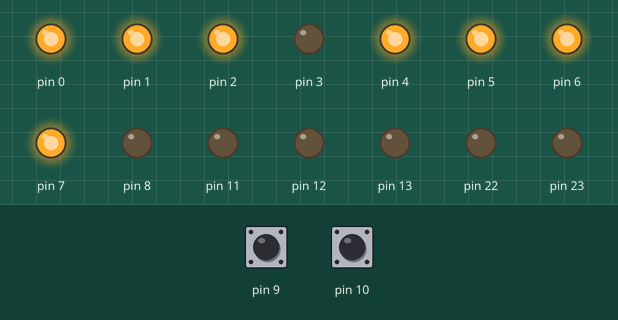
Simulated run of this sketch. Board: Arduino Uno, built with avr-gcc and run on an emulated ATmega328P. Parts: output pins drawn as LEDs (lit = HIGH). The test bench sets the inputs (shaded band); at power-on: pin 9 HIGH, pin 10 HIGH.

Above: at 1.2 s.
1.3 s: pin 9 pulled LOW for 0.15 s
At 2.8 s:
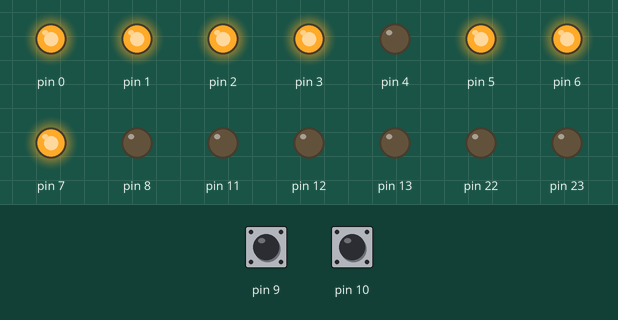
At 3.8 s:
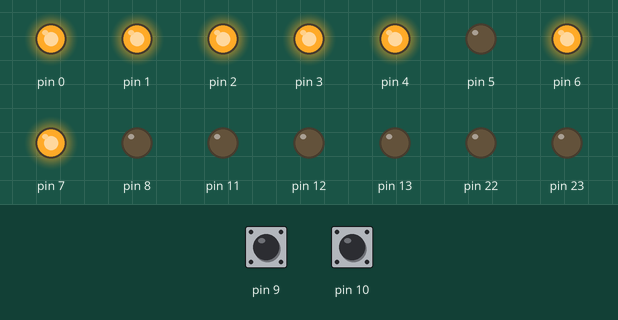
Timing chart, 0 to 16.4 s (numbered marks = the images above; inputs shaded):
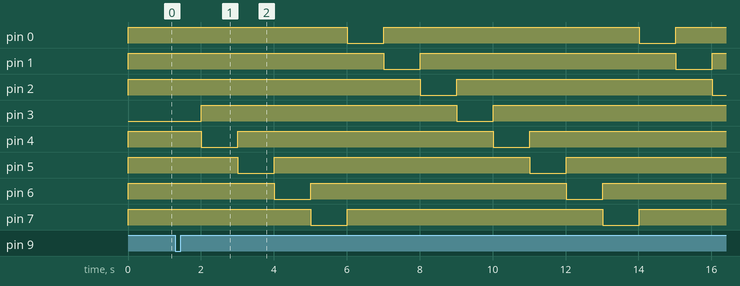

The sketch:

0602_Port_IO_Basic05.ino
```cpp
unsigned char num;
char state;
void setup() {
  // put your setup code here, to run once:
  DDRD = 0xFF;
  DDRB = 0xF9;
  // 2, 3번 비트에 0을 주어 PORTB1, 2를 입력으로 설정한다.
  PORTB = 0x06;
  // 이렇게 하면 굳이 내가 실제 보드에서 풀업을
  // 하지 않아도 내부 풀업을 사용할 수 있다.
  // 즉 위의 코드는 PORTB의 2, 3번째 비트에 내부 풀업을
  // 활성화 하겠다는 것을 의미한다.
  num = 0x08;
  state = 0;
  // DDRx 는 방향레지스터로 1은 출력, 0은 입력을 의미합니다.
  // 이후 x의 값에 따라 PORTx를 정하고 값을 출력 혹은 입력받을 수 있습니다.
}

unsigned long startMilli;

void loop() {
  // put your main code here, to run repeatedly:

  PORTD = ~num;
  // Active LOW이기때문에 not 연산을 통해 변환된 값을 PORTB에 출력합니다.

  char sw1 = (PINB & 0x02);
  // 실제로 PINB는 8bit를 읽습니다. 즉 0x00001111 이러한 형태로 읽습니다.
  // datasheet Arduino Uno와 Atmega 328를 확인하세요
  // 즉 위 코드는 PINB와 0000 0010을 AND를 통해 PINB의 2번째 비트의 값을 가져오겠다는 것을 의미합니다.
  // 데이터 시트 Arduino Uno를 확인하시면 PB1은 9번 핀과 연결되어 있음을 확인할 수 있습니다.
  char sw2 = (PINB & 0x04);
  if(sw1 == 0){
    // Active LOW이기 때문에 버튼을 눌렀을때는 LOW의 입력이 들어옵니다.
    state = 1;
  }
  else if(sw2 == 0){
    state = 2;
  }

  // delay를 사용하지 않고 LED를 밝히는 기준 num만 변화시키기 위한 코드입니다.
  if(startMilli == 0){
    startMilli = millis();
  }
  else{
    if(millis() - startMilli > 1000){
      if(state == 1){
        if(num & 0x80){
          // num의 값과 0x80과 AND연산을 통해 8번째 비트의 값만 가져와
          // 8번째 비트의 값을 확인할 수 있습니다.
          num = 0x01;
        }
        else{
          num = num << 1;
        }
      }
      else if(state == 2){
        if(num & 0x01){
          num = 0x80;
        }
        else{
          num = num >> 1;
        }
      }
      startMilli = 0;
    }
  }
}
```

Measured:
- after the input at 1.3 s, pin 0: alternates HIGH for 7.0 s and LOW for 1.0 s, starting after 4.7 s; pin 1: alternates HIGH for 7.0 s and LOW for 1.0 s, starting after 5.7 s
